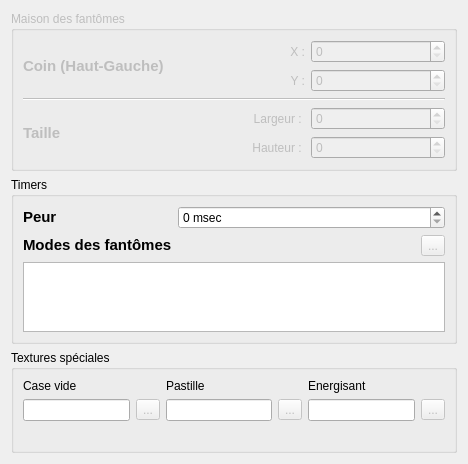
         <widget class="QWidget" name="page_4">
          <property name="geometry">
           <rect>
            <x>0</x>
            <y>0</y>
            <width>468</width>
            <height>463</height>
           </rect>
          </property>
          <attribute name="label">
           <string>Autres</string>
          </attribute>
          <attribute name="toolTip">
           <string>Active le mode &quot;Autres&quot; qui permet de modifier des paramètres tels que la position de la maison des fantômes, les timers du jeu et les textures qui changent.</string>
          </attribute>
          <layout class="QGridLayout" name="gridLayout_12">
           <item row="0" column="0">
            <layout class="QGridLayout" name="gridLayout_11">
             <item row="0" column="0">
              <widget class="QGroupBox" name="groupBox">
               <property name="enabled">
                <bool>false</bool>
               </property>
               <property name="toolTip">
                <string>Indisponible</string>
               </property>
               <property name="title">
                <string>Maison des fantômes</string>
               </property>
               <layout class="QGridLayout" name="gridLayout_14">
                <item row="0" column="0">
                 <layout class="QGridLayout" name="gridLayout_13">
                  <item row="0" column="0" rowspan="2">
                   <widget class="QLabel" name="label_41">
                    <property name="text">
                     <string>&lt;html&gt;&lt;head/&gt;&lt;body&gt;&lt;p&gt;&lt;span style=&quot; font-size:11pt; font-weight:600;&quot;&gt;Coin (Haut-Gauche)&lt;/span&gt;&lt;/p&gt;&lt;/body&gt;&lt;/html&gt;</string>
                    </property>
                   </widget>
                  </item>
                  <item row="1" column="1">
                   <widget class="QLabel" name="label_43">
                    <property name="text">
                     <string>Y :</string>
                    </property>
                    <property name="alignment">
                     <set>Qt::AlignRight|Qt::AlignTrailing|Qt::AlignVCenter</set>
                    </property>
                   </widget>
                  </item>
                  <item row="3" column="0" rowspan="2">
                   <widget class="QLabel" name="label_44">
                    <property name="text">
                     <string>&lt;html&gt;&lt;head/&gt;&lt;body&gt;&lt;p&gt;&lt;span style=&quot; font-size:11pt; font-weight:600;&quot;&gt;Taille&lt;/span&gt;&lt;/p&gt;&lt;/body&gt;&lt;/html&gt;</string>
                    </property>
                   </widget>
                  </item>
                  <item row="0" column="1">
                   <widget class="QLabel" name="label_42">
                    <property name="text">
                     <string>X :</string>
                    </property>
                    <property name="alignment">
                     <set>Qt::AlignRight|Qt::AlignTrailing|Qt::AlignVCenter</set>
                    </property>
                   </widget>
                  </item>
                  <item row="1" column="2">
                   <widget class="QSpinBox" name="sb_ghostHouseY"/>
                  </item>
                  <item row="4" column="1">
                   <widget class="QLabel" name="label_46">
                    <property name="text">
                     <string>Hauteur : </string>
                    </property>
                    <property name="alignment">
                     <set>Qt::AlignRight|Qt::AlignTrailing|Qt::AlignVCenter</set>
                    </property>
                   </widget>
                  </item>
                  <item row="0" column="2">
                   <widget class="QSpinBox" name="sb_ghostHouseX"/>
                  </item>
                  <item row="3" column="1">
                   <widget class="QLabel" name="label_45">
                    <property name="text">
                     <string>Largeur : </string>
                    </property>
                    <property name="alignment">
                     <set>Qt::AlignRight|Qt::AlignTrailing|Qt::AlignVCenter</set>
                    </property>
                   </widget>
                  </item>
                  <item row="3" column="2">
                   <widget class="QSpinBox" name="sb_ghostHouseWidth"/>
                  </item>
                  <item row="4" column="2">
                   <widget class="QSpinBox" name="sb_ghostHouseHeight"/>
                  </item>
                  <item row="2" column="0" colspan="3">
                   <widget class="Line" name="line_2">
                    <property name="orientation">
                     <enum>Qt::Horizontal</enum>
                    </property>
                   </widget>
                  </item>
                 </layout>
                </item>
               </layout>
              </widget>
             </item>
             <item row="1" column="0">
              <widget class="QGroupBox" name="groupBox_2">
               <property name="title">
                <string>Timers</string>
               </property>
               <layout class="QGridLayout" name="gridLayout_16">
                <item row="0" column="0">
                 <layout class="QGridLayout" name="gridLayout_15">
                  <item row="1" column="0">
                   <widget class="QLabel" name="label_48">
                    <property name="text">
                     <string>&lt;html&gt;&lt;head/&gt;&lt;body&gt;&lt;p&gt;&lt;span style=&quot; font-size:11pt; font-weight:600;&quot;&gt;Modes des fantômes&lt;/span&gt;&lt;/p&gt;&lt;/body&gt;&lt;/html&gt;</string>
                    </property>
                   </widget>
                  </item>
                  <item row="0" column="0">
                   <widget class="QLabel" name="label_47">
                    <property name="text">
                     <string>&lt;html&gt;&lt;head/&gt;&lt;body&gt;&lt;p&gt;&lt;span style=&quot; font-size:11pt; font-weight:600;&quot;&gt;Peur&lt;/span&gt;&lt;/p&gt;&lt;/body&gt;&lt;/html&gt;</string>
                    </property>
                   </widget>
                  </item>
                  <item row="1" column="1">
                   <spacer name="horizontalSpacer">
                    <property name="orientation">
                     <enum>Qt::Horizontal</enum>
                    </property>
                    <property name="sizeHint" stdset="0">
                     <size>
                      <width>40</width>
                      <height>20</height>
                     </size>
                    </property>
                   </spacer>
                  </item>
                  <item row="1" column="2">
                   <widget class="QToolButton" name="tb_newModeTimer">
                    <property name="enabled">
                     <bool>false</bool>
                    </property>
                    <property name="text">
                     <string>...</string>
                    </property>
                    <property name="icon">
                     <iconset resource="dependencies.qrc">
                      <normaloff>:/images/images/plus.png</normaloff>:/images/images/plus.png</iconset>
                    </property>
                   </widget>
                  </item>
                  <item row="2" column="0" colspan="3">
                   <widget class="QListWidget" name="lw_GhostModes"/>
                  </item>
                  <item row="0" column="1" colspan="2">
                   <widget class="QDoubleSpinBox" name="dsb_scaredTime">
                    <property name="suffix">
                     <string> msec</string>
                    </property>
                    <property name="decimals">
                     <number>0</number>
                    </property>
                    <property name="maximum">
                     <double>100000000000000000.000000000000000</double>
                    </property>
                   </widget>
                  </item>
                 </layout>
                </item>
               </layout>
              </widget>
             </item>
             <item row="2" column="0">
              <widget class="QGroupBox" name="groupBox_3">
               <property name="title">
                <string>Textures spéciales</string>
               </property>
               <layout class="QGridLayout" name="gridLayout_18">
                <item row="0" column="0">
                 <layout class="QGridLayout" name="gridLayout_17">
                  <item row="0" column="2" colspan="2">
                   <widget class="QLabel" name="label_50">
                    <property name="text">
                     <string>Pastille</string>
                    </property>
                   </widget>
                  </item>
                  <item row="0" column="0" colspan="2">
                   <widget class="QLabel" name="label_49">
                    <property name="text">
                     <string>Case vide</string>
                    </property>
                   </widget>
                  </item>
                  <item row="1" column="5">
                   <widget class="QToolButton" name="tb_energizerTile">
                    <property name="enabled">
                     <bool>false</bool>
                    </property>
                    <property name="text">
                     <string>...</string>
                    </property>
                   </widget>
                  </item>
                  <item row="0" column="4" colspan="2">
                   <widget class="QLabel" name="label_51">
                    <property name="text">
                     <string>Energisant</string>
                    </property>
                   </widget>
                  </item>
                  <item row="1" column="3">
                   <widget class="QToolButton" name="tb_pelletTile">
                    <property name="enabled">
                     <bool>false</bool>
                    </property>
                    <property name="text">
                     <string>...</string>
                    </property>
                   </widget>
                  </item>
                  <item row="1" column="0">
                   <widget class="QLineEdit" name="le_emptyTileFilename"/>
                  </item>
                  <item row="2" column="2" colspan="2">
                   <widget class="QLabel" name="l_pelletTilePreview">
                    <property name="text">
                     <string/>
                    </property>
                    <property name="alignment">
                     <set>Qt::AlignCenter</set>
                    </property>
                   </widget>
                  </item>
                  <item row="2" column="4" colspan="2">
                   <widget class="QLabel" name="l_energizerTilePreview">
                    <property name="text">
                     <string/>
                    </property>
                    <property name="alignment">
                     <set>Qt::AlignCenter</set>
                    </property>
                   </widget>
                  </item>
                  <item row="2" column="0" colspan="2">
                   <widget class="QLabel" name="l_emptyTilePreview">
                    <property name="text">
                     <string/>
                    </property>
                    <property name="alignment">
                     <set>Qt::AlignCenter</set>
                    </property>
                   </widget>
                  </item>
                  <item row="1" column="4">
                   <widget class="QLineEdit" name="le_energizerTileFilename"/>
                  </item>
                  <item row="1" column="1">
                   <widget class="QToolButton" name="tb_emptyTile">
                    <property name="enabled">
                     <bool>false</bool>
                    </property>
                    <property name="text">
                     <string>...</string>
                    </property>
                   </widget>
                  </item>
                  <item row="1" column="2">
                   <widget class="QLineEdit" name="le_pelletTileFilename"/>
                  </item>
                 </layout>
                </item>
               </layout>
              </widget>
             </item>
            </layout>
           </item>
          </layout>
         </widget>
